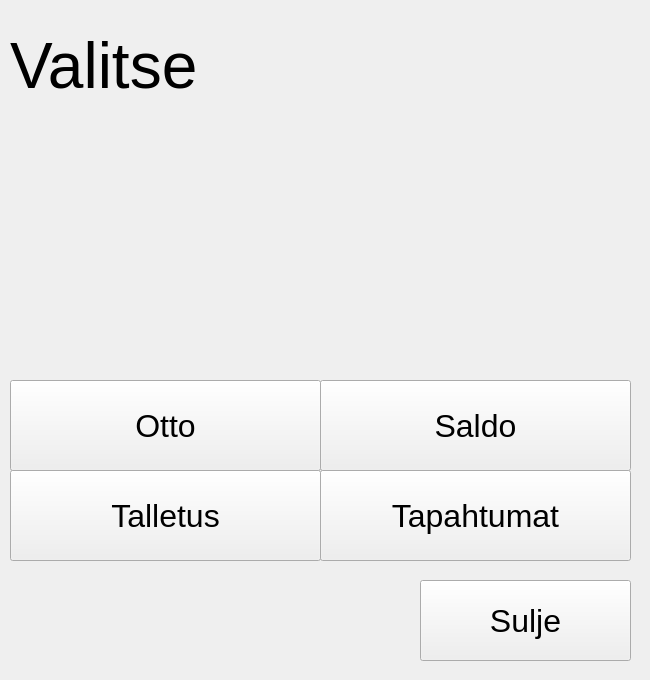
<?xml version="1.0" encoding="UTF-8"?>
<ui version="4.0">
 <class>Options</class>
 <widget class="QWidget" name="Options">
  <property name="geometry">
   <rect>
    <x>0</x>
    <y>0</y>
    <width>650</width>
    <height>680</height>
   </rect>
  </property>
  <property name="windowTitle">
   <string>Form</string>
  </property>
  <widget class="QPushButton" name="btnEvents">
   <property name="geometry">
    <rect>
     <x>320</x>
     <y>470</y>
     <width>311</width>
     <height>91</height>
    </rect>
   </property>
   <property name="font">
    <font>
     <pointsize>24</pointsize>
    </font>
   </property>
   <property name="text">
    <string>Tapahtumat</string>
   </property>
  </widget>
  <widget class="QPushButton" name="btnBalance">
   <property name="geometry">
    <rect>
     <x>320</x>
     <y>380</y>
     <width>311</width>
     <height>91</height>
    </rect>
   </property>
   <property name="font">
    <font>
     <pointsize>24</pointsize>
    </font>
   </property>
   <property name="text">
    <string>Saldo</string>
   </property>
  </widget>
  <widget class="QPushButton" name="btnDeposit">
   <property name="geometry">
    <rect>
     <x>10</x>
     <y>470</y>
     <width>311</width>
     <height>91</height>
    </rect>
   </property>
   <property name="font">
    <font>
     <pointsize>24</pointsize>
    </font>
   </property>
   <property name="text">
    <string>Talletus</string>
   </property>
  </widget>
  <widget class="QPushButton" name="btnWithdraw">
   <property name="geometry">
    <rect>
     <x>10</x>
     <y>380</y>
     <width>311</width>
     <height>91</height>
    </rect>
   </property>
   <property name="font">
    <font>
     <pointsize>24</pointsize>
    </font>
   </property>
   <property name="text">
    <string>Otto</string>
   </property>
  </widget>
  <widget class="QLabel" name="labelCard_2">
   <property name="geometry">
    <rect>
     <x>10</x>
     <y>10</y>
     <width>621</width>
     <height>111</height>
    </rect>
   </property>
   <property name="font">
    <font>
     <pointsize>48</pointsize>
    </font>
   </property>
   <property name="text">
    <string>Valitse</string>
   </property>
  </widget>
  <widget class="QPushButton" name="btnSuljeOptions">
   <property name="geometry">
    <rect>
     <x>420</x>
     <y>580</y>
     <width>211</width>
     <height>81</height>
    </rect>
   </property>
   <property name="font">
    <font>
     <pointsize>24</pointsize>
    </font>
   </property>
   <property name="text">
    <string>Sulje</string>
   </property>
  </widget>
 </widget>
 <resources/>
 <connections/>
</ui>
